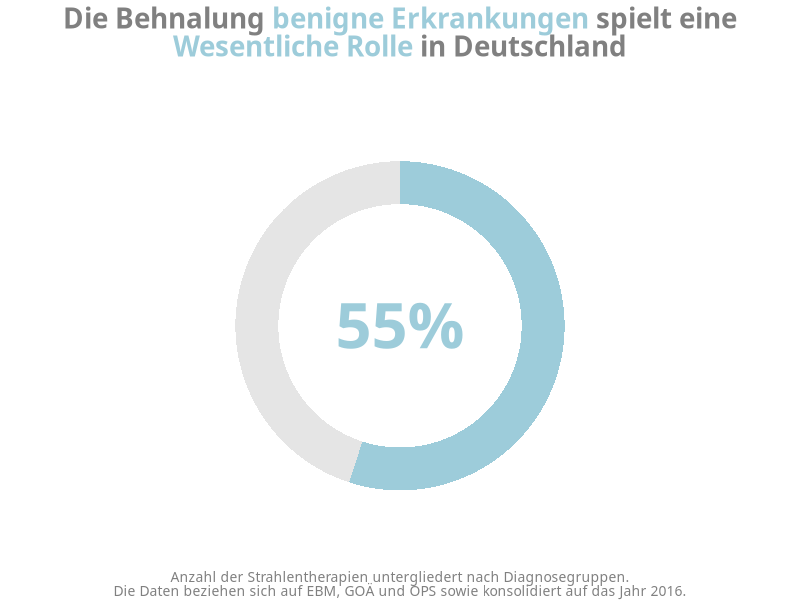

Here is the R script that generated this plot:
## ---- chunk 1
#| label: fig-plot-PropGutartig
#| echo: false
#| out-width: 70% 
#| fig-cap: "Anteil benigne Erkrankungen"


library(ggplot2)
library(dplyr)
library(tidyr)
library(scales)
library(ggtext)

ProzBenigne <- 0.55

# Wrangle data to get a data frame in the format we need it in to make our donut chart
ProportionBenigne <- tibble(x = 1, y = ProzBenigne) %>% 
  mutate(y_negative = 1 - y) %>% 
  pivot_longer(cols = -x) 


highlight_color <- "#9dccda"


font_family <- "Ubuntu"

# Create a nicely formatted big number to go in the donut hole
big_number_text_label <- percent(ProzBenigne, accuracy = 1)


# Create our plot
ggplot(data = ProportionBenigne,
       aes(x = x,
           y = value,
           fill = name)) +
  
  # Add a bar, but don't add the legend
  geom_col(show.legend = FALSE) +
  
  # A pie/donut chart is a bar chart with polar coordinates
  # Add polar coordinates and set the direction to -1 
  # so the filled in part starts at the top and goes clockwise
  coord_polar(theta = "y",
              direction = -1) +
  
  
  # Set the limits, which is important for adding the hole
  xlim(c(-2, 2)) +
  
  # Set a color scale with the highlighted section in whatever color
  # is chosen with the highlight_color argument and the rest in a light gray
  scale_fill_manual(values = c(highlight_color ,  "grey90")) +
  
  # Set theme_void() to remove grid lines and everything else from the plot
  theme_void() +
  
  # Add the big number in the center of the hole
  annotate(geom = "text",
           label = big_number_text_label,
           family = font_family,
           fontface = "bold",
           color = highlight_color,
           size = 16,
           x = -2,
           y = 0)+ 

labs(
        title = "<p>Die Behnalung <span style='color:#9dccda'>benigne Erkrankungen</span> spielt eine<br><span style='color:#9dccda'> Wesentliche Rolle</span> in Deutschland</p>",
        subtitle = "",
        caption = "Anzahl der Strahlentherapien untergliedert nach Diagnosegruppen.<br>Die Daten beziehen sich auf EBM, GOÄ und OPS sowie konsolidiert auf das Jahr 2016."
  )+
theme(
      plot.title =  element_markdown(
          
                                    hjust=0.5,
                                    family = "Ubuntu",
                                    size = 20,
                                    color = "#808080",
                                    face = "bold",
                                    ),
      #plot.title.position = "plot",
     plot.caption = element_markdown(
                                      family = "Ubuntu",
                                      hjust=0.5,
                                      #vjust=3,
                                      size = 10,
                                      color = "#808080"
                                    ),
      )


